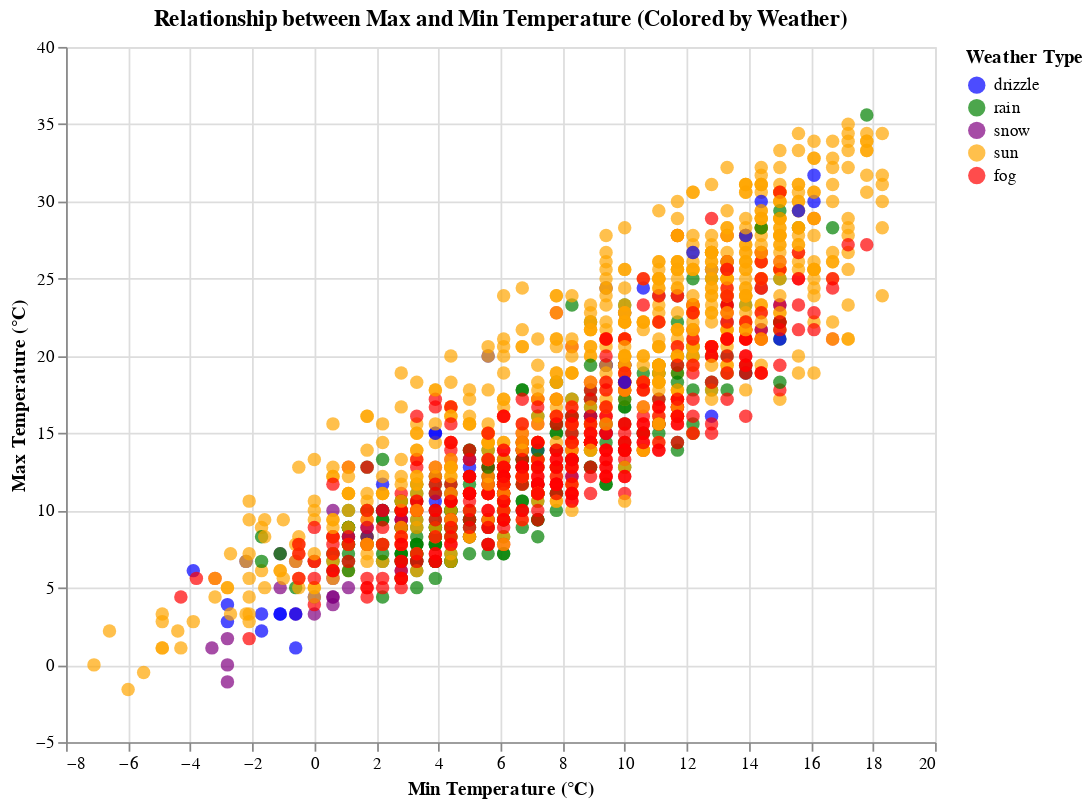

Write notebook code for a chart like this one.
### Markdown cell above
##### Question 2 (10 points)

Recreate the figure in Part 3 Question 3 in Homework 1 with Altair. Include necessary title and labels. Here is the question again:
    
    Generate a data visualization to show the relationship between max temperature and min temperature, and then show different color for differnet weather type.

### Code cell
colors = {
    "drizzle": "blue",
    "rain": "green",
    "snow": "purple",
    "sun": "orange",
    "fog": "red"
}

# Scatter plot
alt.Chart(weather).mark_circle(size=60, opacity=0.7).encode(
    x=alt.X("temp_min:Q", title="Min Temperature (°C)"),
    y=alt.Y("temp_max:Q", title="Max Temperature (°C)"),
    color=alt.Color("weather:N",
                    scale=alt.Scale(domain=list(colors.keys()),
                                    range=list(colors.values())),
                    title="Weather Type"),
    tooltip=["date:T", "temp_min:Q", "temp_max:Q", "weather:N"]
).properties(
    title="Relationship between Max and Min Temperature (Colored by Weather)",
    width=500,
    height=400
)

### Figure 1 — Vega-Lite specification as saved in the notebook (floating-point values rounded to 4 significant figures; data arrays with more than 128 entries replaced by an {"elided": "..."} marker saying what was removed)
{"config": {"view": {"continuousWidth": 300, "continuousHeight": 300}}, "data": {"name": "data-6881b3c76720a51ecae2e2fb5659aff4"}, "mark": {"type": "circle", "opacity": 0.7, "size": 60}, "encoding": {"color": {"field": "weather", "scale": {"domain": ["drizzle", "rain", "snow", "sun", "fog"], "range": ["blue", "green", "purple", "orange", "red"]}, "title": "Weather Type", "type": "nominal"}, "tooltip": [{"field": "date", "type": "temporal"}, {"field": "temp_min", "type": "quantitative"}, {"field": "temp_max", "type": "quantitative"}, {"field": "weather", "type": "nominal"}], "x": {"field": "temp_min", "title": "Min Temperature (°C)", "type": "quantitative"}, "y": {"field": "temp_max", "title": "Max Temperature (°C)", "type": "quantitative"}}, "height": 400, "title": "Relationship between Max and Min Temperature (Colored by Weather)", "width": 500, "$schema": "https://vega.github.io/schema/vega-lite/v5.20.1.json", "datasets": {"data-6881b3c76720a51ecae2e2fb5659aff4": {"elided": "1461 records"}}}
